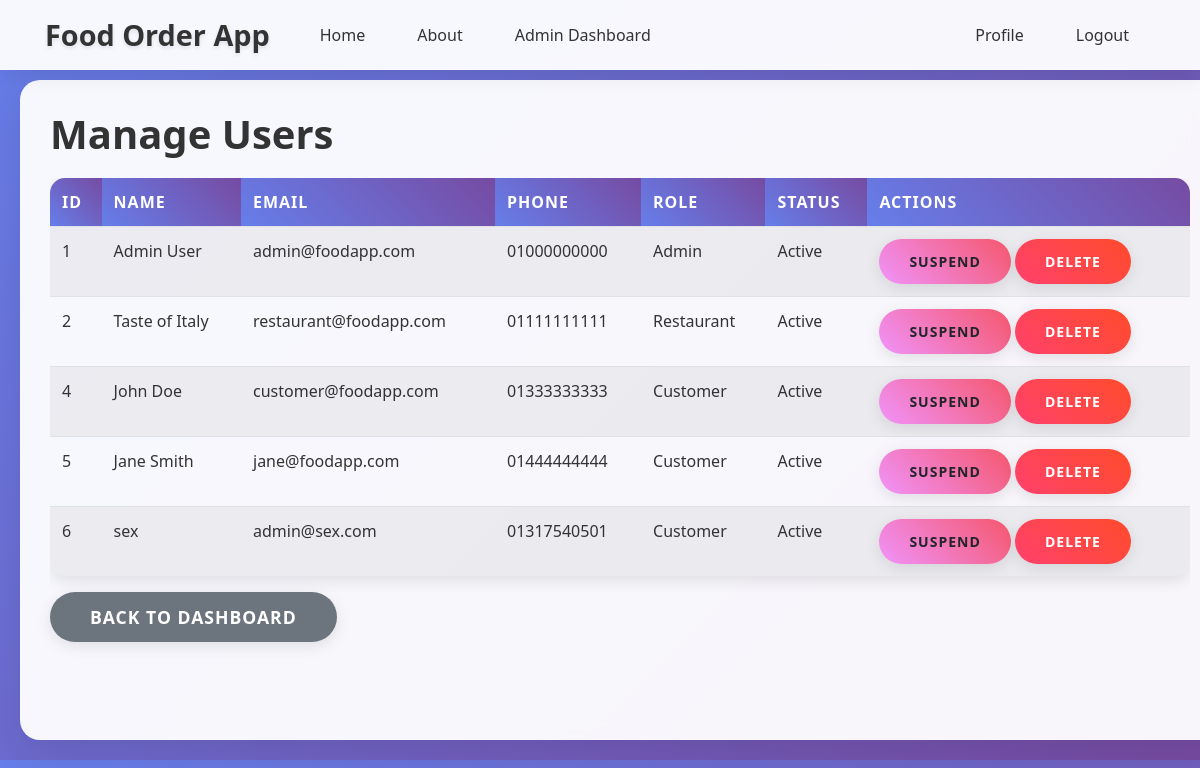
Page /admin/manage_users (signed in) on the earlier database version.
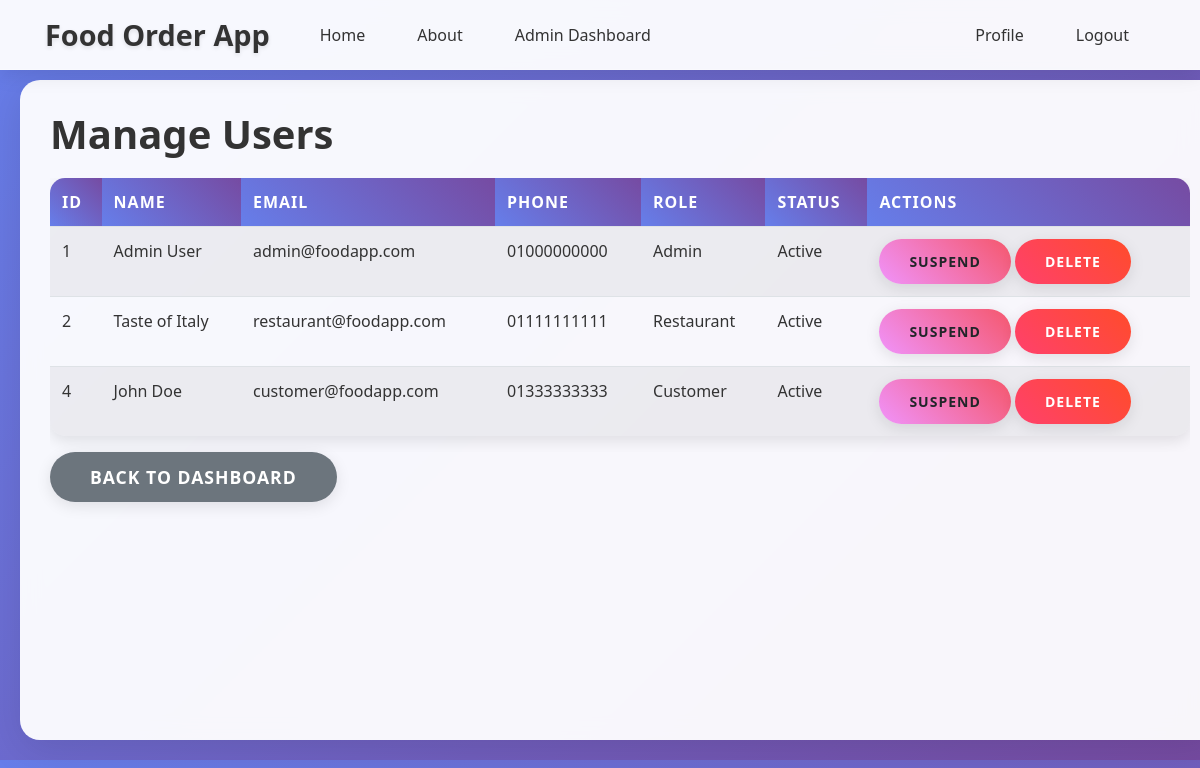
Same page on the later database version.
### app/models/user.py (models this page shows, shortened)
class User(db.Model, UserMixin):
    __tablename__ = 'users'
    id = db.Column(db.Integer, primary_key=True)
    name = db.Column(db.String(100), nullable=False)
    email = db.Column(db.String(120), unique=True, nullable=False)
    phone_number = db.Column(db.String(20), unique=True, nullable=False)
    location = db.Column(db.String(200), nullable=False)
    password = db.Column(db.String(60), nullable=False)
    role = db.Column(db.Enum('admin', 'customer', 'restaurant', name='user_roles'), default='customer')
    status = db.Column(db.Enum('active', 'pending', 'suspended', name='account_status'), default='active')
    food_items = db.relationship('FoodItem', backref='restaurant_owner', lazy=True, foreign_keys='FoodItem.restaurant_id')
    orders_as_customer = db.relationship('Order', backref='customer_user', lazy=True, foreign_keys='Order.customer_id')
    orders_as_restaurant = db.relationship('Order', backref='restaurant_user', lazy=True, foreign_keys='Order.restaurant_id')
    payments_as_customer = db.relationship('Payment', backref='customer_payer', lazy=True, foreign_keys='Payment.customer_id')
    payments_as_restaurant = db.relationship('Payment', backref='restaurant_receiver', lazy=True, foreign_keys='Payment.restaurant_id')

### app/routes/admin.py (the view)
@admin.route("/manage_users")
@login_required
@admin_required
def manage_users():
    users = User.query.all()
    return render_template("manage_users.html", users=users)

### app/templates/manage_users.html (shortened to what this page needs)
{% extends "base.html" %}
{% block content %}
    <h1>Manage Users</h1>
    {% if users %}
        <div class="table-responsive">
            <table class="table table-striped">
                <thead>
                    <tr>
                        <th>ID</th>
                        <th>Name</th>
                        <th>Email</th>
                        <th>Phone</th>
                        <th>Role</th>
                        <th>Status</th>
                        <th>Actions</th>
                    </tr>
                </thead>
                <tbody>
                    {% for user in users %}
                        <tr>
                            <td>{{ user.id }}</td>
                            <td>{{ user.name }}</td>
                            <td>{{ user.email }}</td>
                            <td>{{ user.phone_number }}</td>
                            <td>{{ user.role.title() }}</td>
                            <td>{{ user.status.title() }}</td>
                            <td>
                                {% if user.status != 'suspended' %}
                                    <form method="POST" action="{{ url_for('admin.suspend_user', user_id=user.id) }}" style="display: inline;">
                                        <button type="submit" class="btn btn-sm btn-warning" onclick="return confirm('Are you sure?')">Suspend</button>
                                    </form>
                                {% else %}
                                    <form method="POST" action="{{ url_for('admin.activate_user', user_id=user.id) }}" style="display: inline;">
                                        <input type="hidden" name="csrf_token" value="{{ csrf_token() }}">
                                        <button type="submit" class="btn btn-sm btn-success" onclick="return confirm('Are you sure?')">Activate</button>
                                    </form>
                                {% endif %}
                                <form method="POST" action="{{ url_for('admin.delete_user', user_id=user.id) }}" style="display: inline;">
                                    <button type="submit" class="btn btn-sm btn-danger" onclick="return confirm('Are you sure? This action cannot be undone.')">Delete</button>
                                </form>
                            </td>
                        </tr>
                    {% endfor %}
                </tbody>
            </table>
        </div>
    {% else %}
        <div class="alert alert-info">
            <h4>No users found!</h4>
        </div>
    {% endif %}
    <a href="{{ url_for('admin.dashboard') }}" class="btn btn-secondary">Back to Dashboard</a>
{% endblock content %}

### app/templates/base.html (shortened to what this page needs)
<!DOCTYPE html>
<html>
<head>
    <link rel="stylesheet" href="https://cdn.jsdelivr.net/npm/bootstrap@4.0.0/dist/css/bootstrap.min.css">
    <link rel="stylesheet" href="https://cdnjs.cloudflare.com/ajax/libs/font-awesome/5.15.3/css/all.min.css">
    <link rel="stylesheet" type="text/css" href="{{ url_for("static", filename="main.css") }}">
</head>
<body>
    <header class="site-header">
      <nav class="navbar navbar-expand-md navbar-dark bg-steel fixed-top d-none d-md-flex">
        <div class="container">
          <a class="navbar-brand mr-4" href="/">Food Order App</a>
          <div class="collapse navbar-collapse" id="navbarToggle">
            <div class="navbar-nav mr-auto">
              <a class="nav-item nav-link" href="{{ url_for("main.home") }}">Home</a>
              <a class="nav-item nav-link" href="{{ url_for("main.about") }}">About</a>
              {% if current_user.is_authenticated %}
                {% if current_user.role == "admin" %}
                  <a class="nav-item nav-link" href="{{ url_for("admin.dashboard") }}">Admin Dashboard</a>
                {% elif current_user.role == "restaurant" %}
                  <a class="nav-item nav-link" href="{{ url_for("restaurant.dashboard") }}">Restaurant Dashboard</a>
                {% elif current_user.role == "customer" %}
                  <a class="nav-item nav-link" href="{{ url_for("customer.browse") }}">Browse Food</a>
                  <a class="nav-item nav-link" href="{{ url_for("customer.view_cart") }}">Cart</a>
                  <a class="nav-item nav-link" href="{{ url_for("customer.order_history") }}">Order History</a>
                {% endif %}
              {% endif %}
            </div>
            <div class="navbar-nav">
              {% if current_user.is_authenticated %}
                <a class="nav-item nav-link" href="{{ url_for(current_user.role + '.profile') }}">Profile</a>
                <a class="nav-item nav-link" href="{{ url_for('auth.logout') }}">Logout</a>
              {% else %}
                <a class="nav-item nav-link" href="{{ url_for('auth.login') }}">Login</a>
                <a class="nav-item nav-link" href="{{ url_for('auth.register') }}">Register</a>
              {% endif %}
            </div>
          </div>
        </div>
      </nav>
    </header>
    <main role="main" class="container-fluid">
      <div class="row">
        <div class="col-12">
          {% block content %}{% endblock %}
        </div>
      </div>
    </main>
</body>
</html>

### app/static/main.css (style rules this page uses)
body { background: #fafafa; color: #333333; margin-top: 5rem; }
h1, h2, h3, h4, h5, h6 { color: #444444; }
.bg-steel { background-color: #5f788a; }
.site-header .navbar-nav .nav-link { color: #cbd5db; }
body { padding-bottom: 70px; }
@media (min-width: 768px) { body { background: linear-gradient(135deg, #667eea 0%, #764ba2 100%); font-family: 'Segoe UI', Tahoma, Geneva, Verdana, sans-serif; padding-bottom: 0; } }
@media (min-width: 768px) { .site-header .navbar { background: rgba(255, 255, 255, 0.95); backdrop-filter: blur(10px); box-shadow: 0 4px 20px rgba(0, 0, 0, 0.1); border-bottom: 1px solid rgba(255, 255, 255, 0.2); } }
@media (min-width: 768px) { .site-header .navbar-brand { font-weight: 700; font-size: 1.8rem; color: #333 !important; text-shadow: 0 2px 4px rgba(0, 0, 0, 0.1); } }
@media (min-width: 768px) { .site-header .navbar-nav .nav-link { color: #333 !important; font-weight: 500; margin: 0 10px; padding: 8px 16px !important; border-radius: 25px; transition: all 0.3s ease; position: relative; } }
@media (min-width: 768px) { .container-fluid { background: rgba(255, 255, 255, 0.95); margin: 20px; border-radius: 20px; box-shadow: 0 10px 40px rgba(0, 0, 0, 0.1); backdrop-filter: blur(10px); min-height: calc(100vh - 140px); } }
@media (min-width: 768px) { .col-12 { padding: 30px; } }
@media (min-width: 768px) { h1, h2, h3, h4, h5, h6 { color: #333; font-weight: 700; margin-bottom: 20px; } }
@media (min-width: 768px) { .btn { border-radius: 25px; padding: 12px 30px; font-weight: 600; text-transform: uppercase; letter-spacing: 1px; transition: all 0.3s ease; border: none; box-shadow: 0 4px 15px rgba(0, 0, 0, 0.1); } }
@media (min-width: 768px) { .btn-danger { background: linear-gradient(45deg, #ff416c, #ff4b2b); } }
@media (min-width: 768px) { .btn-warning { background: linear-gradient(45deg, #f093fb, #f5576c); } }
@media (min-width: 768px) { .table { border-radius: 15px; overflow: hidden; box-shadow: 0 5px 15px rgba(0, 0, 0, 0.1); } }
@media (min-width: 768px) { .table thead th { background: linear-gradient(45deg, #667eea, #764ba2); color: white; border: none; font-weight: 600; text-transform: uppercase; letter-spacing: 1px; } }
@media (min-width: 768px) { .table tbody tr { transition: all 0.3s ease; } }
.btn-secondary { padding: 12px 40px; font-size: 1.1rem; font-weight: 600; border-radius: 25px; background: #6c757d; border: none; color: white; transition: all 0.3s ease; }

Differences in the rows shown:
removed User: id "5", name "Jane Smith", email "jane@foodapp.com", phone_number "01444444444", role "Customer", status "Active"
removed User: id "6", name "sex", email "admin@sex.com", phone_number "01317540501", role "Customer", status "Active"
